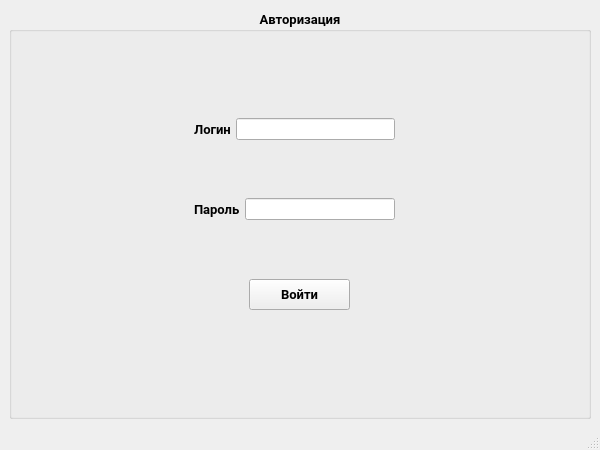
<?xml version="1.0" encoding="UTF-8"?>
<ui version="4.0">
 <class>MainWindow</class>
 <widget class="QMainWindow" name="MainWindow">
  <property name="geometry">
   <rect>
    <x>0</x>
    <y>0</y>
    <width>600</width>
    <height>450</height>
   </rect>
  </property>
  <property name="font">
   <font>
    <family>Roboto</family>
   </font>
  </property>
  <property name="windowTitle">
   <string/>
  </property>
  <property name="iconSize">
   <size>
    <width>20</width>
    <height>20</height>
   </size>
  </property>
  <widget class="QWidget" name="centralwidget">
   <layout class="QHBoxLayout" name="horizontalLayout_3">
    <item>
     <widget class="QGroupBox" name="groupBox">
      <property name="sizePolicy">
       <sizepolicy hsizetype="Preferred" vsizetype="Preferred">
        <horstretch>0</horstretch>
        <verstretch>0</verstretch>
       </sizepolicy>
      </property>
      <property name="font">
       <font>
        <family>Arial</family>
        <pointsize>10</pointsize>
        <bold>true</bold>
       </font>
      </property>
      <property name="mouseTracking">
       <bool>false</bool>
      </property>
      <property name="contextMenuPolicy">
       <enum>Qt::ContextMenuPolicy::DefaultContextMenu</enum>
      </property>
      <property name="acceptDrops">
       <bool>false</bool>
      </property>
      <property name="layoutDirection">
       <enum>Qt::LayoutDirection::LeftToRight</enum>
      </property>
      <property name="autoFillBackground">
       <bool>false</bool>
      </property>
      <property name="title">
       <string>Авторизация</string>
      </property>
      <property name="alignment">
       <set>Qt::AlignmentFlag::AlignCenter</set>
      </property>
      <widget class="QPushButton" name="pushButton">
       <property name="geometry">
        <rect>
         <x>240</x>
         <y>270</y>
         <width>101</width>
         <height>31</height>
        </rect>
       </property>
       <property name="text">
        <string>Войти</string>
       </property>
      </widget>
      <widget class="QWidget" name="layoutWidget">
       <property name="geometry">
        <rect>
         <x>180</x>
         <y>100</y>
         <width>211</width>
         <height>41</height>
        </rect>
       </property>
       <layout class="QHBoxLayout" name="horizontalLayout">
        <property name="spacing">
         <number>5</number>
        </property>
        <property name="leftMargin">
         <number>5</number>
        </property>
        <property name="topMargin">
         <number>5</number>
        </property>
        <property name="rightMargin">
         <number>5</number>
        </property>
        <property name="bottomMargin">
         <number>5</number>
        </property>
        <item>
         <widget class="QLabel" name="label">
          <property name="font">
           <font>
            <family>Arial</family>
            <pointsize>10</pointsize>
            <bold>true</bold>
           </font>
          </property>
          <property name="text">
           <string>Логин</string>
          </property>
          <property name="alignment">
           <set>Qt::AlignmentFlag::AlignCenter</set>
          </property>
         </widget>
        </item>
        <item>
         <widget class="QLineEdit" name="login">
          <property name="enabled">
           <bool>true</bool>
          </property>
          <property name="font">
           <font>
            <family>Arial</family>
            <pointsize>8</pointsize>
            <bold>true</bold>
           </font>
          </property>
          <property name="alignment">
           <set>Qt::AlignmentFlag::AlignCenter</set>
          </property>
         </widget>
        </item>
       </layout>
      </widget>
      <widget class="QWidget" name="layoutWidget">
       <property name="geometry">
        <rect>
         <x>180</x>
         <y>180</y>
         <width>211</width>
         <height>41</height>
        </rect>
       </property>
       <layout class="QHBoxLayout" name="horizontalLayout_2">
        <property name="spacing">
         <number>5</number>
        </property>
        <property name="leftMargin">
         <number>5</number>
        </property>
        <property name="topMargin">
         <number>5</number>
        </property>
        <property name="rightMargin">
         <number>5</number>
        </property>
        <property name="bottomMargin">
         <number>5</number>
        </property>
        <item>
         <widget class="QLabel" name="label_2">
          <property name="font">
           <font>
            <family>Arial</family>
            <pointsize>10</pointsize>
            <bold>true</bold>
           </font>
          </property>
          <property name="text">
           <string>Пароль</string>
          </property>
         </widget>
        </item>
        <item>
         <widget class="QLineEdit" name="password">
          <property name="font">
           <font>
            <family>Arial</family>
            <pointsize>8</pointsize>
            <italic>false</italic>
            <bold>true</bold>
           </font>
          </property>
          <property name="alignment">
           <set>Qt::AlignmentFlag::AlignCenter</set>
          </property>
         </widget>
        </item>
       </layout>
      </widget>
     </widget>
    </item>
   </layout>
  </widget>
  <widget class="QMenuBar" name="menubar">
   <property name="geometry">
    <rect>
     <x>0</x>
     <y>0</y>
     <width>600</width>
     <height>16</height>
    </rect>
   </property>
  </widget>
  <widget class="QStatusBar" name="statusbar"/>
 </widget>
 <resources/>
 <connections/>
</ui>
